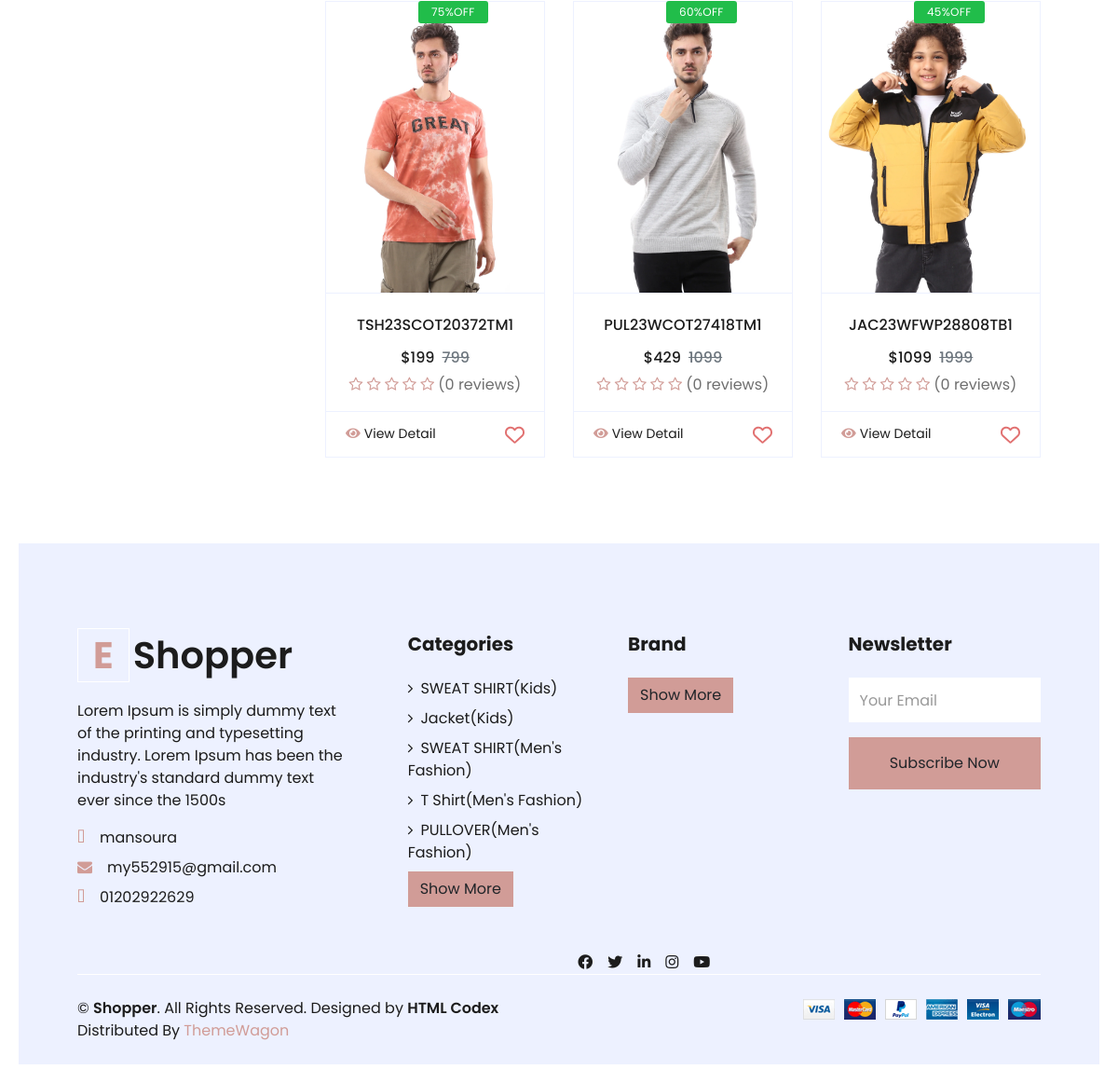
The page /product/ (lower part) on the database as committed earlier.
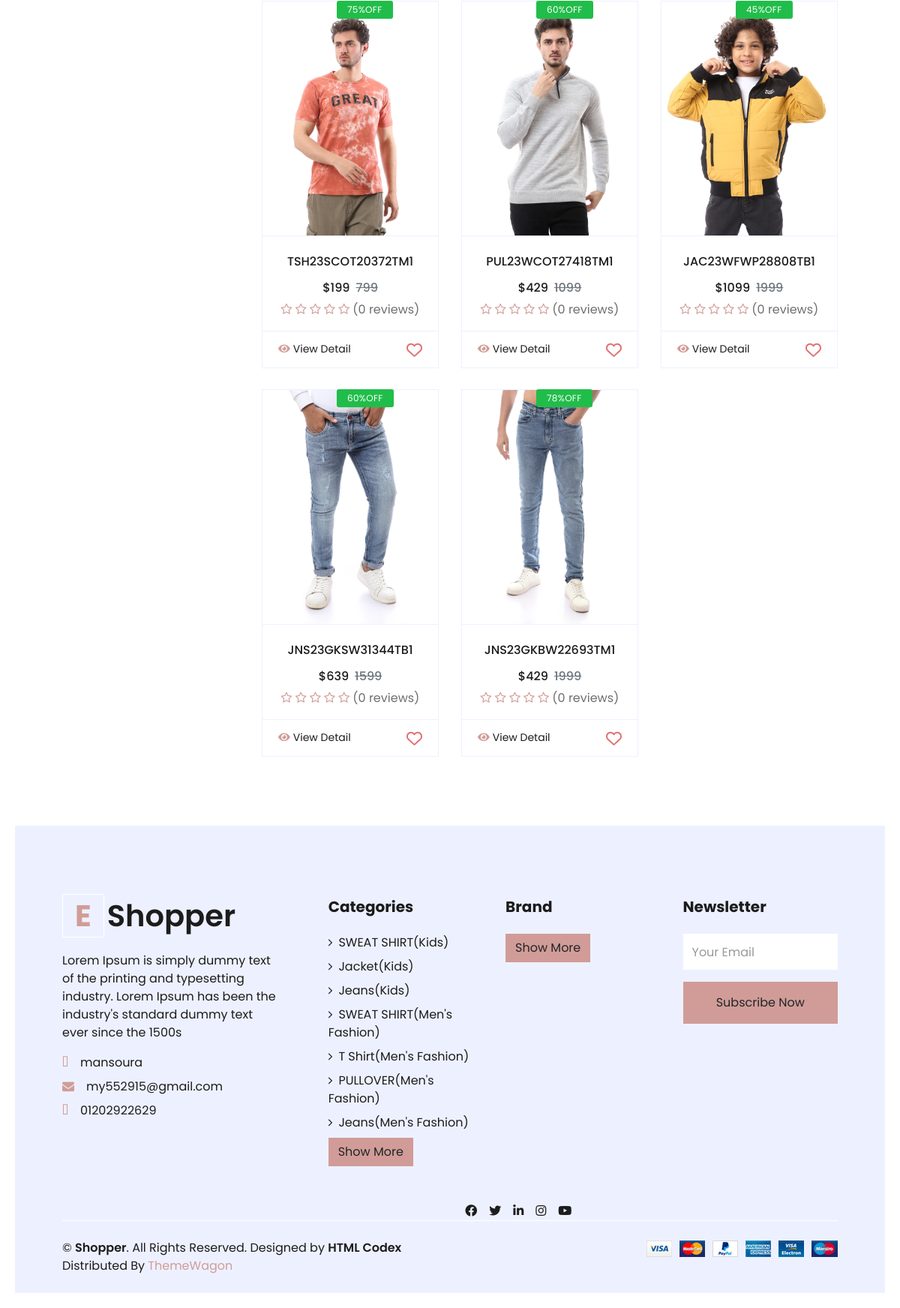
The same page on the database as committed later.
### product/models.py (models this page shows, shortened)
class Product(models.Model):
    name = models.CharField(max_length=100)
    image = models.ImageField(upload_to='product/')
    stock = models.IntegerField()
    price = models.IntegerField(default=0)
    discount = models.IntegerField(default=0)
    description = models.TextField(max_length=10000)
    like = models.ManyToManyField(User , blank=True,related_name='product_favourite')
    created_at = models.DateTimeField( default=timezone.now)
    category = models.ForeignKey('ProductCategory',verbose_name=('category'), on_delete=models.CASCADE ,default='')
    subcategory = models.ForeignKey("Subcategory" , on_delete=models.CASCADE ,default='')
    PRDBrand = models.ForeignKey('settings.Brand' ,related_name='product_brand', on_delete=models.CASCADE , blank=True, null=True ,verbose_name=_("Brand "))
    slug = models.SlugField(null=True,blank=True , unique=True)
    tags = TaggableManager()
    def offer(self):
        offer = 0
        if self.discount > 0:
            offer =int( 100 - (self.discount / self.price * 100))
        return offer
    def get_absolute_url(self):
        return reverse("product:product_detail", args=[self.slug])
    def avr_review(self):
        reviews = ReviewRating.objects.filter(product=self , status=True).aggregate(average=Avg('rating'))
        avg =0
        if reviews['average'] is not None:
            avg = float(reviews['average'])
        return avg
    def count_review(self):
        reviews = ReviewRating.objects.filter(product=self , status=True).aggregate(count=Count('rating'))
        count = 0
        if reviews['count'] is not None:
            count = int(reviews['count'])
        return count

class Subcategory(models.Model):
    category = models.ForeignKey(ProductCategory, on_delete=models.CASCADE)
    name = models.CharField(max_length=100)
    image = models.ImageField(upload_to='subcategoryimages/',blank=True)
    def __str__(self):
        return self.name

class ProductCategory(models.Model):
    name = models.CharField(max_length=60)
    def __str__(self):
        return self.name

### settings/models.py (models this page shows, shortened)
class Info(models.Model):
    site_name = models.CharField( max_length=50)
    description = models.TextField(max_length=1000)
    phone = models.CharField( max_length=30 , null=True, blank=True)
    email = models.EmailField( max_length=254 , null=True, blank=True)
    address = models.CharField( max_length=50 , null=True, blank=True)
    image = models.ImageField(upload_to='settings/', null=True, blank=True )
    fb_link = models.URLField( max_length=200)
    twitter_link = models.URLField( max_length=200)
    instagram_link = models.URLField( max_length=200)

### product/views.py (the view)
# urls.py: path('',views.ProductList.as_view(),name='product_list'),
class ProductList(ListView):
    model = Product
    paginate_by = 9
    def get_context_data(self, **kwargs):
        context = super().get_context_data(**kwargs)
        context["categories"] = ProductCategory.objects.all()
        return context
    def get_queryset(self) :
        name = self.request.GET.get('q','')
        object_list = Product.objects.filter(
            Q(name__icontains = name) |
            Q(description__icontains = name)
        )
        return object_list

### accounts/favourite_context.py (called while the page is built, shortened)
def counter(request):
    product_count = 0
    return dict(product_count=product_count)

### carts/cart_context.py (called while the page is built)
def counter(request):
    cart_count = 0
    if 'admin' in request.path:
        return{}
    else :
        try :
            cart = Cart.objects.filter(cart_id=_cart_id(request))
            if request.user.is_authenticated:
                cart_items= CartItem.objects.all().filter(user=request.user)
            else:
                cart_items = CartItem.objects.all().filter(cart=cart[:1])
            for cart_item in cart_items:
                cart_count+=cart_item.quantity
        except Cart.DoesNotExist:
            cart_count=0
    return dict(cart_count=cart_count)

### carts/views.py (called while the page is built)
def _cart_id(request):
    cart = request.session.session_key
    if not cart:
        cart = request.session.create()
    return cart

### product/templates/product/product_list.html (shortened to what this page needs)
{% extends 'base.html' %}
{% load static %}
{% block body %}
<div class="container-fluid pt-5">
    <div class="row px-xl-5">
        <div class="col-lg-3 col-md-12">
        </div>
        <div class="col-lg-9 col-md-12">
            <div class="row pb-3">
                {% for product in object_list  %}
                <div class="col-lg-4 col-md-6 col-sm-12 pb-1">
                    <div class="card product-item border-0 mb-4">
                        <div
                            class="card-header product-img position-relative overflow-hidden bg-transparent border p-0">
                            <img class="img-fluid w-100" src="{{product.image.url}}" alt="">
                        </div>
                        <div class="card-body border-left border-right text-center p-0 pt-4 pb-3">
                            <h6 class="text-truncate mb-3">{{product.name}}</h6>
                            {% if product.offer %}
                            <div class="product-badge2 bg-success border-default text-body">{{product.offer}}%OFF</div>
                            {% endif %}
                            <div class="d-flex justify-content-center">
                                {% if product.discount > 0 %}
                                <h6>${{product.discount}}</h6>
                                <h6 class="text-muted ml-2"><del>{{product.price}}</del></h6>
                                {% else %}
                                <h6>${{product.price}}</h6>
                                {% endif %}
                            </div>
                            <div class="rating-star">
                                <span>
                                    <i class="fa fa-star{% if product.avr_review < 0.5%}-o{% elif product.avr_review >= 0.5 and product.avr_review < 1%}-half-o{%endif%}"
                                        aria-hidden="true"></i>
                                    <i class="fa fa-star{% if product.avr_review < 1.5%}-o{% elif product.avr_review >= 1.5 and product.avr_review < 2%}-half-o{%endif%}"
                                        aria-hidden="true"></i>
                                    <i class="fa fa-star{% if product.avr_review < 2.5%}-o{% elif product.avr_review >= 2.5 and product.avr_review < 3%}-half-o{%endif%}"
                                        aria-hidden="true"></i>
                                    <i class="fa fa-star{% if product.avr_review < 3.5%}-o{% elif product.avr_review >= 3.5 and product.avr_review < 4%}-half-o{%endif%}"
                                        aria-hidden="true"></i>
                                    <i class="fa fa-star{% if product.avr_review < 4.5%}-o{% elif product.avr_review >= 4.5 and product.avr_review < 5%}-half-o{%endif%}"
                                        aria-hidden="true"></i>
                                </span>({{product.count_review}} reviews)
                            </div>
                        </div>
                        <div class="card-footer d-flex justify-content-between bg-light border">
                            <a href="{{product.get_absolute_url}}" class="btn btn-sm text-dark p-0"><i
                                    class="fas fa-eye text-primary mr-1"></i>View
                                Detail</a>
                            {% if request.user in product.like.all %}
                            <a href="{% url 'product:like' product.id%}" class="btn btn-sm text-dark p-0"><svg
                                    xmlns="http://www.w3.org/2000/svg" height="1.5em" viewBox="0 0 512 512">
                                    <style>
                                        svg {
                                            fill: #e19898
                                        }
                                    </style>
                                    <path
                                        d="M47.6 300.4L228.3 469.1c7.5 7 17.4 10.9 27.7 10.9s20.2-3.9 27.7-10.9L464.4 300.4c30.4-28.3 47.6-68 47.6-109.5v-5.8c0-69.9-50.5-129.5-119.4-141C347 36.5 300.6 51.4 268 84L256 96 244 84c-32.6-32.6-79-47.5-124.6-39.9C50.5 55.6 0 115.2 0 185.1v5.8c0 41.5 17.2 81.2 47.6 109.5z" />
                                </svg></a>
                            {% else %}
                            <a href="{% url 'product:like' product.id%}" class="btn btn-sm text-dark p-0"></i></a>
                            {% endif %}
                        </div>
                    </div>
                </div>
                {% endfor %}
            </div>
        </div>
    </div>
</div>
{% endblock body %}

### templates/base.html (shortened to what this page needs)
{% load static %}
<!DOCTYPE html>
<html lang="en">
<head>
    <link href="https://cdnjs.cloudflare.com/ajax/libs/font-awesome/5.10.0/css/all.min.css" rel="stylesheet">
    <link rel="stylesheet" href="https://cdnjs.cloudflare.com/ajax/libs/font-awesome/4.7.0/css/font-awesome.min.css">
    <link href="{% static 'lib4/owlcarousel/assets/owl.carousel.min.css'%}" rel="stylesheet">
    <link href="{% static 'css4/style.css'%}" rel="stylesheet">
    <link href="{% static 'css4/review.css'%}" rel="stylesheet">
    <link href="{% static 'css4/custom.css'%}" rel="stylesheet">
</head>
<body>
        {% block body %}
        {% endblock body %}
        <div class="container-fluid bg-secondary text-dark mt-5 pt-5">
            <div class="row px-xl-5 pt-5">
                <div class="col-lg-4 col-md-12 mb-5 pr-3 pr-xl-5">
                    <a href="/" class="text-decoration-none">
                        <h1 class="mb-4 display-5 font-weight-semi-bold"><span
                                class="text-primary font-weight-bold border border-white px-3 mr-1">E</span>{{myfooter.site_name}}
                        </h1>
                    </a>
                    <p>{{myfooter.description}}</p>
                    <p class="mb-2"><i class="fa fa-map-marker-alt text-primary mr-3"></i>{{myfooter.address}}</p>
                    <p class="mb-2"><i class="fa fa-envelope text-primary mr-3"></i>{{myfooter.email}}</p>
                    <p class="mb-0"><i class="fa fa-phone-alt text-primary mr-3"></i>{{myfooter.phone}}</p>
                </div>
                <div class="col-lg-8 col-md-12">
                    <div class="row">
                        <div class="col-md-4 mb-5">
                            <h5 class="font-weight-bold text-dark mb-4">Categories</h5>
                            <div class="d-flex flex-column justify-content-start">
                                {% for category in categories_footer %}
                                {% for subcategory in category.subcategory_set.all %}
                                <a class="text-dark mb-2" href="{% url 'product:product_by_category' subcategory.id %}"><i
                                        class="fa fa-angle-right mr-2"></i>{{subcategory}}({{category}})</a>
                                {% endfor %}
                                {% endfor %}
                                <a href="{% url 'settings:category_list'  %}"><button type="button"
                                        class="btn btn-primary">Show
                                        More</button></a>
                            </div>
                        </div>
                        <div class="col-md-4 mb-5">
                            <h5 class="font-weight-bold text-dark mb-4">Brand</h5>
                            <div class="d-flex flex-column justify-content-start">
                                <a href="{% url 'settings:brand_list'  %}"><button type="button"
                                        class="btn btn-primary">Show
                                        More</button></a>
                            </div>
                        </div>
                        <div id="main_form_div" class="col-md-4 mb-5">
                            <h5 class="font-weight-bold text-dark mb-4">Newsletter</h5>
                            <form id="newsletters_form" action="{% url 'home:newsletter2' %}" method="POST">
                                <div class="form-group">
                                    <input type="email" name="emailinput" class="form-control border-0 py-4"
                                        placeholder="Your Email" required="required" />
                                </div>
                                <div>
                                    <button class="btn btn-primary btn-block border-0 py-3" type="submit">Subscribe
                                        Now</button>
                                </div>
                            </form>
                        </div>
                        <div class="col-lg-6 text-center text-lg-right">
                            <div class="d-inline-flex align-items-center">
                                <a class="text-dark px-2" href="{{myfooter.fb_link}}">
                                    <i class="fab fa-facebook-f"></i>
                                </a>
                                <a class="text-dark px-2" href="{{myfooter.twitter_link}}">
                                    <i class="fab fa-twitter"></i>
                                </a>
                                <a class="text-dark px-2" href="">
                                    <i class="fab fa-linkedin-in"></i>
                                </a>
                                <a class="text-dark px-2" href="">
                                    <i class="fab fa-instagram"></i>
                                </a>
                                <a class="text-dark pl-2" href="">
                                    <i class="fab fa-youtube"></i>
                                </a>
                            </div>
                        </div>
                    </div>
                </div>
            </div>
            <div class="row border-top border-light mx-xl-5 py-4">
                <div class="col-md-6 px-xl-0">
                    <p class="mb-md-0 text-center text-md-left text-dark">
                        &copy; <a class="text-dark font-weight-semi-bold" href="#">{{myfooter.site_name}}</a>. All
                        Rights
                        Reserved.
                        Designed
                        by
                        <a class="text-dark font-weight-semi-bold" href="https://htmlcodex.com">HTML Codex</a><br>
                        Distributed By <a href="https://themewagon.com" target="_blank">ThemeWagon</a>
                    </p>
                </div>
                <div class="col-md-6 px-xl-0 text-center text-md-right">
                    <img class="img-fluid" src="{% static 'img4/payments.png' %}" alt="">
                </div>
            </div>
        </div>
</body>
</html>

### static/css4/review.css (style rules this page uses)
.rating-star i { color: #D19C97 !important; }

### static/css4/custom.css (style rules this page uses)
.product-badge2 { position: absolute; height: 24px; padding: 0 14px; border-radius: 3px; color: #fff !important; font-size: 12px; font-weight: 400; letter-spacing: .025em; line-height: 24px; white-space: nowrap; top: 0px; left: 100px; }
.bg-success { background-color: #21bd4a !important; }

### templates/base.html (style rules this page uses)
body { font-family: Arial, sans-serif; background-color: #f4f4f4; margin: 0; padding: 20px; }
h1 { color: #333; }

### product/templates/product/product_list.html (style rules this page uses)
svg { fill: #e17070 }

Rows that differ between the two databases and show on the page:
added Product: image (picture), name "JNS23GKSW31344TB1", offer "60", discount "639", price "1599", count_review "0"
added Product: image (picture), name "JNS23GKBW22693TM1", offer "78", discount "429", price "1999", count_review "0"
added Subcategory: name "Jeans", {{ category }} "Kids", shown under ProductCategory "Kids"
added Subcategory: name "Jeans", {{ category }} "Men's Fashion", shown under ProductCategory "Men's Fashion"
